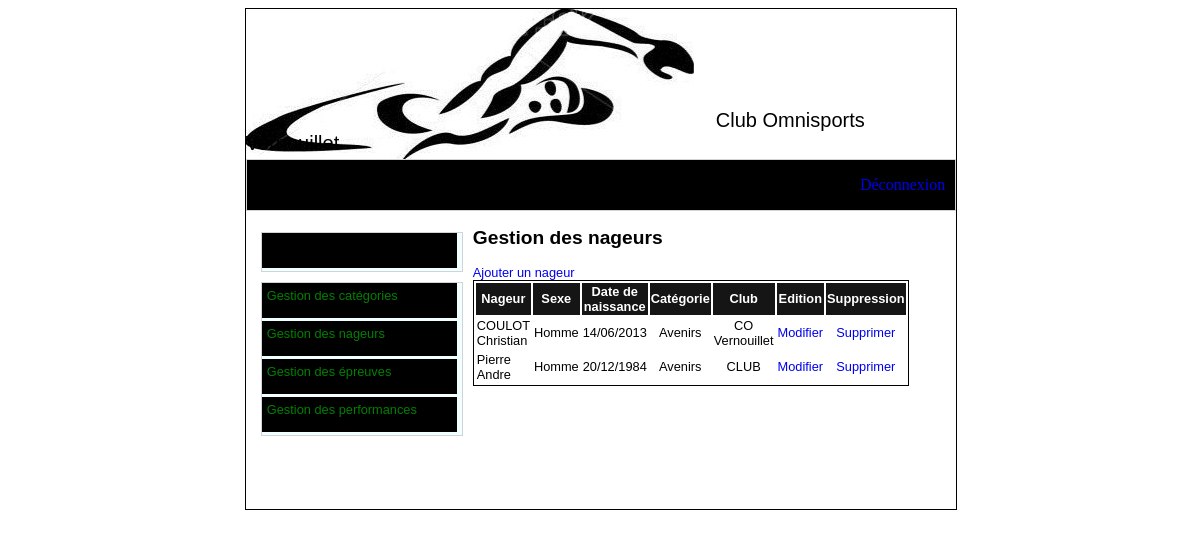
Page /ges_nageurs.php (signed in) on the committed database.
### tables this page shows
CREATE TABLE IF NOT EXISTS `nageur` (
  `id_nageur` int(11) NOT NULL AUTO_INCREMENT,
  `nom_nageur` varchar(50) NOT NULL,
  `prenom_nageur` varchar(50) NOT NULL,
  `sexe` varchar(50) NOT NULL,
  `annee_naissance` date NOT NULL,
  `id_categorie` int(11) NOT NULL,
  `club` varchar(50) NOT NULL,
  PRIMARY KEY (`id_nageur`),
  KEY `id_categorie` (`id_categorie`)
);

CREATE TABLE IF NOT EXISTS `categorie` (
  `id_categorie` int(11) NOT NULL AUTO_INCREMENT,
  `nom_categorie` varchar(50) NOT NULL,
  `description` text NOT NULL,
  PRIMARY KEY (`id_categorie`)
);

### ges_nageurs.php (the view, shortened to what this page needs)
<?php
include 'header.php';
?>
<div id="contenu">
    <h2>Gestion des nageurs</h2>
    <a href="formulaire_ajout_nouveau_nageur.php">Ajouter un nageur</a><br>
    <table>
        <tr>
            <th>Nageur</th>
            <th>Sexe</th>
            <th>Date de naissance</th>
            <th>Catégorie</th>
            <th>Club</th>
            <th>Edition</th>
            <th>Suppression</th>
        </tr>
        <?php
        $res = mysql_query("SELECT * FROM `nageur`") or die(mysql_error());
        if (mysql_numrows($res) == 0) {
            echo '<tr><td colspan="4" align="center">Contenu vide</td></tr>';
        } else {
            while ($line = mysql_fetch_array($res)) {
                $res_cat = mysql_query("SELECT * FROM `categorie` WHERE `id_categorie` = " . $line['id_categorie']);
                $cat = mysql_fetch_array($res_cat);
                $date = explode("-", $line["annee_naissance"]);
                ?>
                <tr>
                    <td><?= $line['nom_nageur'] . ' ' . $line['prenom_nageur'] ?></td>
                    <td align="center"><?= $line['sexe'] ?></td>
                    <td align="center"><?= $date[2].'/'.$date[1].'/'.$date[0] ?></td>
                    <td align="center"><?= $cat['nom_categorie'] ?></td>
                    <td align="center"><?= $line['club'] ?></td>
                    <td align="center"><a href="formulaire_modifier_nageur.php?id=<?= $line['id_nageur'] ?>">Modifier</a></td>
                    <td align="center"><a href="supprimer_nageur.php?id=<?= $line['id_nageur'] ?>" onclick="return confirm('Voulez vous supprimer ce nageur?')">Supprimer</a></td>
                </tr>
                <?php
            }
        }
        ?>
    </table>
</div>
</div>
<?php include 'footer.php'; ?>

### style.css (style rules this page uses)
body { font-family: arial,helvetica,sans-serif; }
a { text-decoration: none; }
table { border: solid 1px black; width: 60%; margin-bottom: 10%; }
th { background-color: #151515; color: white; }

### rows in the picture
nageur: nom_nageur "COULOT", prenom_nageur "Christian", sexe "Homme", annee_naissance "14", annee_naissance "06", annee_naissance "2013", id_categorie.nom_categorie "Avenirs", club "CO Vernouillet"
nageur: nom_nageur "Pierre", prenom_nageur "Andre", sexe "Homme", annee_naissance "20", annee_naissance "12", annee_naissance "1984", id_categorie.nom_categorie "Avenirs", club "CLUB"
